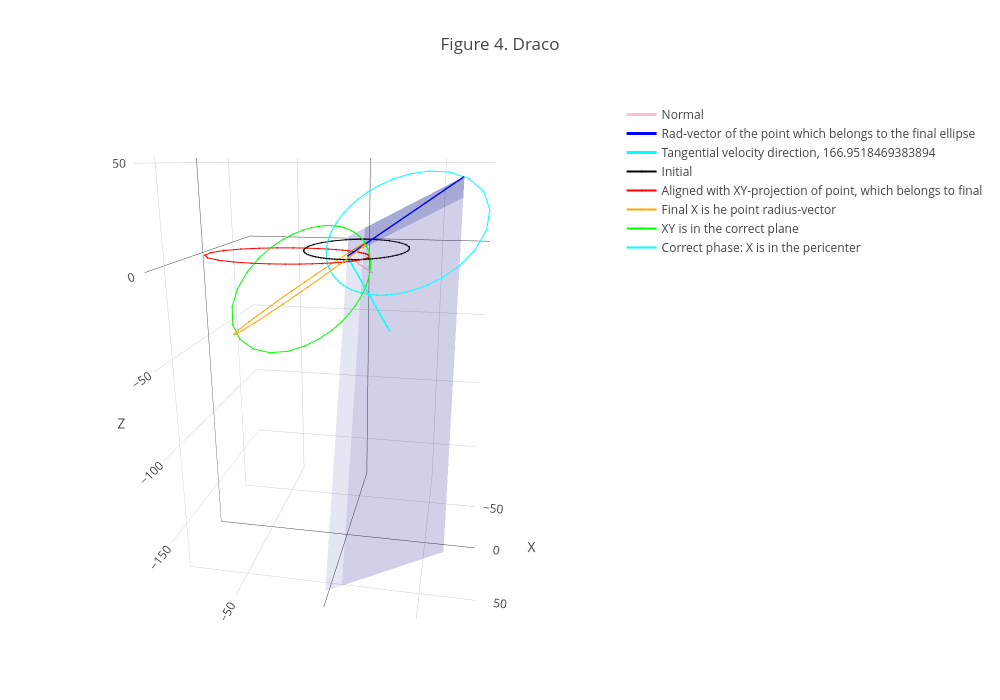
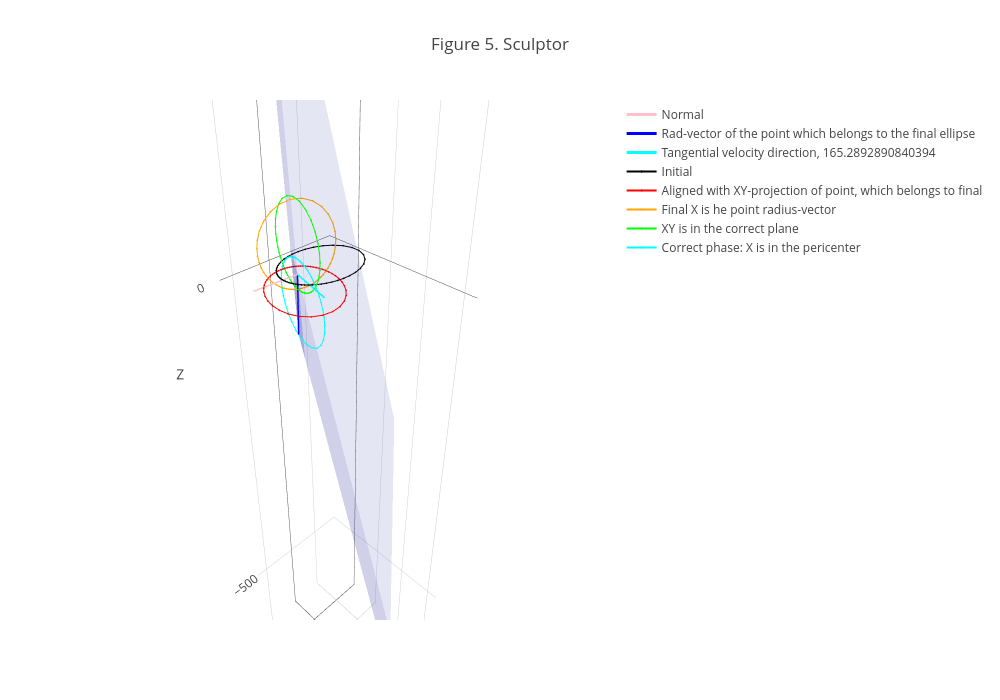
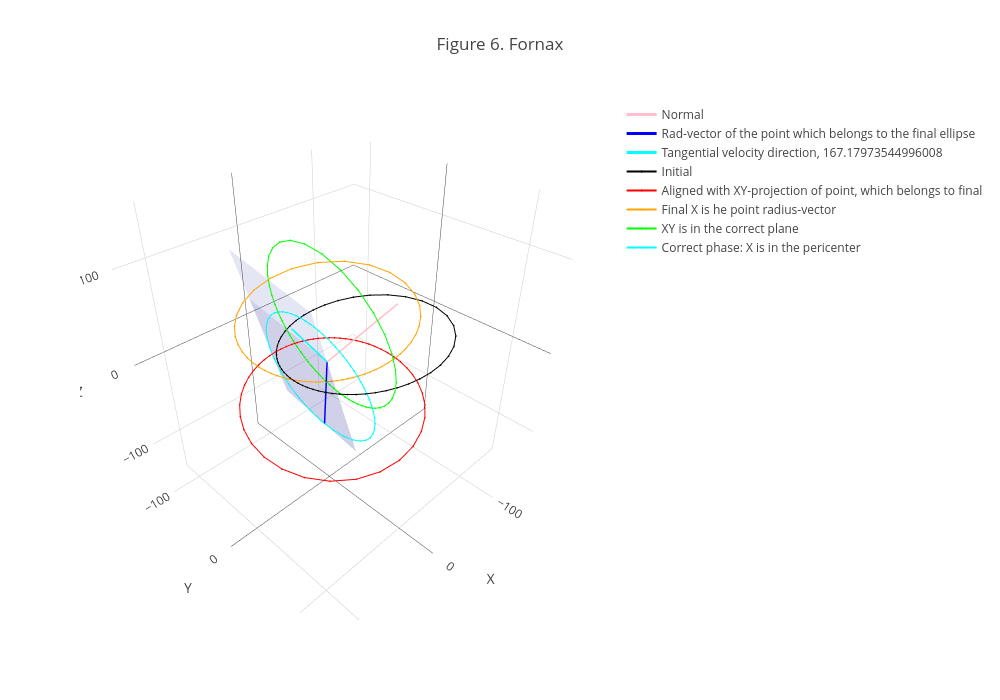
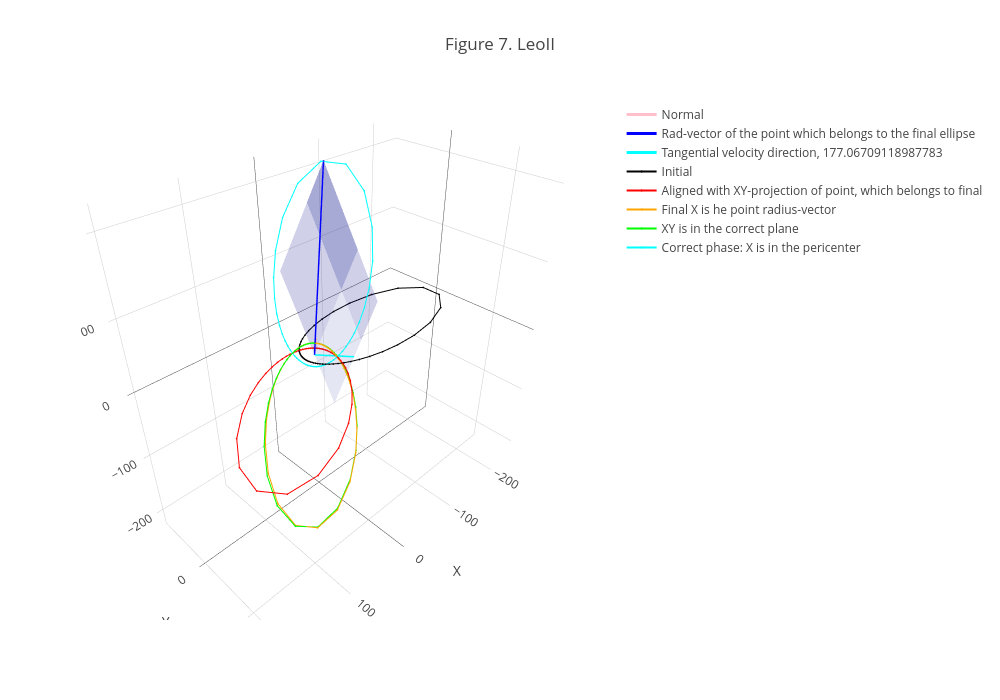

Notebook code for these charts, in order:
### Code cell
s = sGC

for i00, n in enumerate(s['Name']):
    
    #if i00!=0: break
    #if i00<2: continue
    r_dwarf = np.array([s['x'][i00].value, s['y'][i00].value, s['z'][i00].value])
    v_dwarf = np.array([s['v_x'][i00].value, s['v_y'][i00].value, s['v_z'][i00].value])
    
    r0 = np.sum(r_dwarf**2)**0.5; v0 = np.sum(v_dwarf**2)**0.5
    
    r_ort    = r_dwarf/r0
    norm_ort = vect_m(r_ort, v_dwarf)/np.sum(vect_m(r_ort, v_dwarf)**2)**0.5

    tau_ort  = vect_m(norm_ort, r_ort)  # vtau_test
    
    vr = v0*np.sum(r_ort*v_dwarf)/(np.sum(r_ort**2)**0.5*np.sum(v_dwarf**2)**0.5) * r_ort
    vt = tau_ort * np.sqrt(v0**2 - np.sum(vr**2))
    
    vt0 = np.sqrt(np.sum(vt**2))
    
    e = ecc(r0*u.kpc, v0*u.km/u.s, vt0*u.km/u.s)
    a = a_ax(r0*u.kpc, v0*u.km/u.s)
    
    psi_current = angl_ecc(r0, e, a)
    while abs(psi_current)>2*np.pi:
        psi_current +=2*np.pi*(-1*psi_current)/(abs(psi_current))
    
    phi4 = angl_c(psi_current, e)
    while abs(phi4)>2*np.pi:
        phi4 +=2*np.pi*(-1*phi4)/(abs(phi4))

    #Initialize orbit in its plane    
    x = np.array([0, r_dwarf[0], v_dwarf[0]])
    y = np.array([0, r_dwarf[1], v_dwarf[1]])
    
    z0      = lambda xl, yl: (xl*norm_ort[0] +yl*norm_ort[1])*(-1)/norm_ort[2]
    xv, yv  = np.meshgrid(x,y)
    zv      = z0(xv, yv)
    
    # Definition of the orbit in its own space:
    # r_dwarf - is our curent point with phi4 phase angle from pericenter
    ang = np.linspace(0, 2*np.pi, 50);
    
    xcircle = a*(1-e**2)/(1+e*np.cos(ang))*np.cos(ang)
    ycircle = a*(1-e**2)/(1+e*np.cos(ang))*np.sin(ang)
    zcircle = np.zeros(len(ang))

    # Create roational matrices 
    r1, r2, r3, r4 = reverse_tr(r_dwarf[0], r_dwarf[1], r_dwarf[2], vt, phi4)
    points1 = np.hstack([np.reshape(xcircle, (len(xcircle), 1)), np.reshape(ycircle, (len(xcircle), 1))])
    initial = np.hstack([points1, np.reshape(zcircle, (len(xcircle), 1))])
    
    # Application of rotational matrices step-by-step:
    ell1 = np.dot(r1, initial.T).T
    ell2 = np.dot(r1, np.dot(r2, initial.T)).T
    ell3 = np.dot(r1, np.dot(r2, np.dot(r3, initial.T))).T
    ell4 = np.dot(r1, np.dot(r2, np.dot(r3,np.dot(r4, initial.T)))).T
    
    # Figure: vectors and 3-axes of coordinates.
    
    fig = go.Figure(data=[go.Surface(x=x, y=y, z=zv, surfacecolor=np.full(zv.shape,'cyan'), opacity=0.1, showscale = False, name='Destination')])
    
    vectors    = np.array([[np.zeros(3,), norm_ort*a], [np.zeros(3,), r_dwarf], [np.zeros(3,), tau_ort*50]])
    vc_legends = ['Normal', 'Rad-vector of the point which belongs to the final ellipse',\
                  f'Tangential velocity direction, {phi4*180./np.pi}']
    vc_colors  = ['pink', 'blue', 'cyan']
    
    for i, v in enumerate(vectors):
        fig.add_trace(go.Scatter3d(x=[v[0][0], (v[1][0]-v[0][0])],\
                                   y=[v[0][1], (v[1][1]-v[0][1])],\
                                   z=[v[0][2], (v[1][2]-v[0][2])], mode='lines',\
                                   line = dict(color=vc_colors[i]) ,line_width=3,showlegend=True,name=vc_legends[i],))
    
    
    ell_legends = ['Initial', 'Aligned with XY-projection of point, which belongs to final',\
                   'Final X is he point radius-vector', 'XY is in the correct plane', 'Correct phase: X is in the pericenter']
    colors      = ['black', 'red', 'orange', 'lime', 'cyan']
    
    for i, d in enumerate([initial, ell1, ell2, ell3, ell4]):
        fig.add_trace(go.Scatter3d(x=d[:,0], y=d[:,1], z=d[:,2], line = dict(color=colors[i]),marker_size=1,showlegend=True,name=ell_legends[i],))
    
    
    fig.update_layout(title=f'Figure {4+i00}. {n}', autosize=True,
                      scene_camera_eye=dict(x=1.2, y=1.2, z=1.2),
                      scene = dict(xaxis_title='X', yaxis_title='Y', zaxis_title='Z',\
                                   xaxis = dict(nticks=5), yaxis = dict(nticks=5), zaxis = dict(nticks=5),),\
                      width=1000, height=700, template='none', scene_aspectmode='data')
    
    fig.show()
